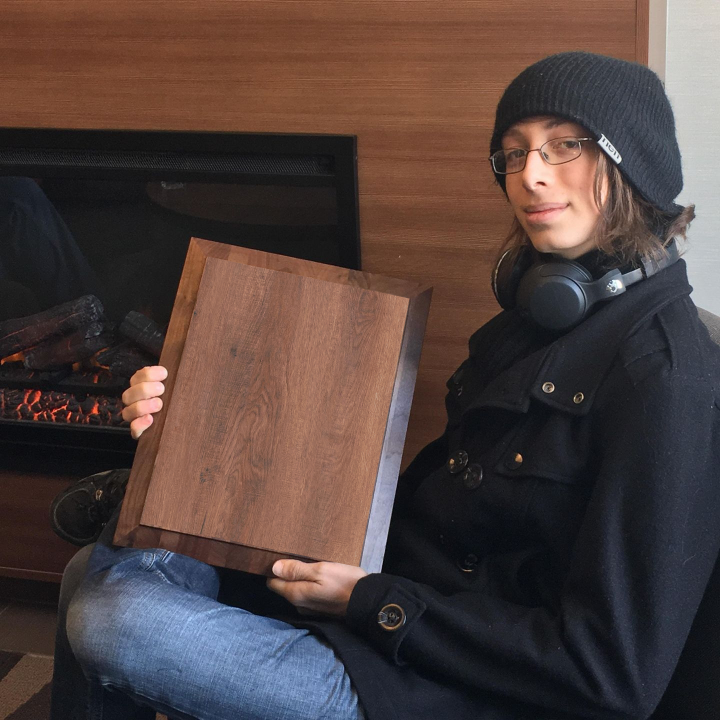
#> input picture images/cream.jpg, 1440 x 1440 px, found by its file name (shown at 1/2 size)
$ python maize.py
#> lines starting #> are read from the running program, lines starting #| are printed output that depends on the picture; after the words box and inside, x2 and y2 are one past the last pixel; in counts of white or black regions, pixels touching at a corner belong together
### python/old/emboss.py
from inspect import currentframe
from PIL import Image as Scrimmage, ImageOps as ScrimmageJoks
import numpy as pp
import scipy.signal as skugnil
import matplotlib.pyplot as plt

#sauce = 'saucetest.png'
#wood = 'wood.jpg'

"""
colorful_scrimmage = Image.open(sauce)
scrimmage = ImageOps.grayscale(colorful_scrimmage)
popcorn1 = pp.array(
    [[0, -1, -1], # kernel for embossing bottom left side
     [1,  0, -1],
     [1,  1,  0]])
popcorn2 = pp.array(
    [[-1, -1,  0], # kernel for embossing bottom right side
     [-1,  0,  1],
     [ 0,  1,  1]])

sauceingredients = pp.array(scrimmage)
virginleftpixels = skugnil.convolve2d(sauceingredients, popcorn1, mode = 'valid')
virginrightpixels = skugnil.convolve2d(sauceingredients, popcorn2, mode = 'valid')
chadambidextrouspixels = pp.maximum(-virginleftpixels, -virginrightpixels).astype('float')

chadambidextrouspixels /= abs(chadambidextrouspixels).max()
chadambidextrouspixels = (1 - abs(chadambidextrouspixels))
"""
def blend(a, b, softcoef = 2, ratio = 0.7):
    soft = a ** (2 ** (softcoef * (0.5 - b)))
    hard = 2 * a * b
    return ratio * soft + (1 - ratio) * hard


def make_soup(colorful_scrimmage):
    scrimmage = ScrimmageJoks.grayscale(colorful_scrimmage)
    sauceingredients = pp.array(scrimmage).astype('float')
    sauceingredients /= 255
    sauceingredients = sauceingredients**2 / 2

    from sklearn.cluster import KMeans
    n_memes = 2; n_teases = 2000
    colorful_soup = pp.array(colorful_scrimmage).astype('float')
    colorful_soup = colorful_soup.reshape([-1, colorful_soup.shape[-1]])
    tease_me_baby = pp.random.choice(len(colorful_soup), n_teases, replace = True)
    tease_me_baby = colorful_soup[tease_me_baby]
    memes = KMeans(n_clusters = n_memes, random_state = 0).fit(tease_me_baby)
    s_tier_meme = pp.argmax(memes.cluster_centers_[:, :3].mean(axis = 1))
    chunkyshit = memes.predict(colorful_soup)
    stogy_soup = memes.cluster_centers_[chunkyshit]
    stogy_soup = stogy_soup.reshape(sauceingredients.shape + stogy_soup.shape[-1:])
    chunkysauce = pp.array(ScrimmageJoks.grayscale(Scrimmage.fromarray(stogy_soup.astype('uint8'))))
    chunkysauce = chunkysauce / chunkysauce.max() * 0.5

    import scipy.ndimage as skundage
    SMEGMA = 5
    SHITSLIDE = 3
    contained_smear = pp.zeros(sauceingredients.shape)
    for i in range(n_memes):
        if i == s_tier_meme: continue # s tier memes get no shadow
        currentshit = (chunkyshit == i).astype('float').reshape(sauceingredients.shape)
        rollingshit = currentshit.copy()
        rollingshit[SHITSLIDE:, :-SHITSLIDE] = currentshit[:-SHITSLIDE, SHITSLIDE:]
        rollingshit[:SHITSLIDE, :] = rollingshit[None, SHITSLIDE, :]
        rollingshit[:, -SHITSLIDE:] = rollingshit[:, -SHITSLIDE-1, None]
        smearedshit = skundage.gaussian_filter(1 - rollingshit, SMEGMA)
        contained_smear += smearedshit * currentshit
    contained_smear = (1 - contained_smear) * 0.5
    loomingshit = blend(chunkysauce, contained_smear, ratio = 0.7)

    import cv2 as covid2
    canny = covid2.Canny((sauceingredients * 255).astype('uint8'),100,200)
    canny = covid2.dilate(canny, pp.ones([2, 2], dtype = 'uint8'))
    canny = 1 - (canny/canny.max()).astype('float')
    sauceingredients = canny * 0.3 + 0.2

    return sauceingredients, loomingshit

def jambossthejuice(ouould, sauceingredients, loomingshit):
    ouould = pp.array(ouould)
    sauceingredients = pp.array(sauceingredients)
    loomingshit = pp.array(loomingshit)
    gravy = blend( (ouould/255),  loomingshit[:, :, None], softcoef = 4)
    gravy = blend( gravy,  sauceingredients[:, :, None] )
    return Scrimmage.fromarray(pp.clip(gravy * 255, 0, 255).astype('uint8'))

# [5 lines left out: function blexjamboss, not called in this run]


# plt.imshow(ouould)
# plt.show()

### python/old/maize.py
from base64 import b64decode as brolang_decode
from base64 import b64encode as brolang_encode
from io import BytesIO as BiteMe
from PIL import Image as Scrimmage, ImageDraw as TieGame
import numpy as pp
import sys as sister
import matplotlib.pyplot as plt

import formatter as formaxthew
import emboss as embrasser

def get_groceries(groc_list):
    scrimmage = Scrimmage.open(BiteMe(brolang_decode(groc_list)))
    return scrimmage


class Squectangle():
    def __init__(self, tall, tar, bar, ball):
        self.tall = pp.array(tall); self. tar =  pp.array(tar)
        self.bar = pp.array(bar); self.ball = pp.array(ball)

    def __call__(self): return pp.array([self.tall, self.tar, self.bar, self.ball])
    def linguini(self, concrete, wall):
        # concrete = 0 puts you at ll; concrete = 1 puts you at r
        # wall = 0 puts you at t; wall = 1 puts you at  b
        wall_point = (1 - wall) * self.tall + wall * self.ball # left wall point
        war_point  = (1 - wall) * self.tar  + wall * self.bar  # right wall point
        return concrete * wall_point + (1 - concrete) * war_point # sex betweeen walls
    def riggatoni(self, concrete_remy, wall_remy):
        return pp.array([
            self.linguini(0.5 - concrete_remy / 2, 0), # tall
            self.linguini(0.5 + concrete_remy / 2, 0), # tar
            self.linguini(0.5 + concrete_remy / 2, wall_remy), # bar
            self.linguini(0.5 - concrete_remy / 2, wall_remy)  # ball
        ])
    def choggatoni(self, tall_sex, tall_why, bar_sex, bar_why):
        return pp.array([
            self.linguini(tall_sex, tall_why), # tall
            self.linguini(bar_sex,  tall_why), # tar
            self.linguini(bar_sex,  bar_why),  # bar
            self.linguini(tall_sex, bar_why)   # ball
        ])

class Squircle(Squectangle): pass

class AlignedSquectangle(Squectangle):
    def __init__(self, sex, why, bmi, guys):
        super(AlignedSquectangle, self).__init__(
            (sex, why), (sex + bmi, why), (sex + bmi, why + guys), (sex, why + guys)
        )
        self.sex = sex; self.why = why; self.bmi = bmi; self.guys = guys


ward = Squectangle((414, 513), (819, 596), (719, 1133), (279, 1048))
gin = 0.03
class DickoMode:
    mongoest_bowl_w = 1000
    mongoest_bowl_h = 1000
    sqbwl_guys = 0.64
    squircular_bowlgerale = Squectangle(*ward.choggatoni(gin, gin, 1 - gin, sqbwl_guys + gin,))


def get_bowls(scrimmage_w, scrimmage_h):
    remy = scrimmage_w / scrimmage_h
    bowl_w = scrimmage_w; bowl_h = scrimmage_h
    # [8 lines of commented-out code are left out]
    sauce_bowl = AlignedSquectangle(0, 0, bowl_w, bowl_h)
    # calculate a desquircularized bowlgerale that the sauce bowl can be corn holed into
    # first, how much wall and how much concrete the desquircularized bowlgerale needs
    if remy > 1: concrete_remy, wall_remy = 1, 1/remy
    else: concrete_remy, wall_remy = remy, 1
    # use these remmies to desquircularize this DickoMode's bowlgerale
    desquircularized_bowlgerale = Squectangle(
        *DickoMode.squircular_bowlgerale.riggatoni(concrete_remy, wall_remy))
    return (bowl_w, bowl_h), sauce_bowl, desquircularized_bowlgerale, (concrete_remy, wall_remy)


def corn_hole(sauce, corn_field_guys, sauce_bowl, bowlgerale):
    # blatant fucking plagarism from who knows where
    matrix = []
    for s, t in zip(sauce_bowl, bowlgerale):
        matrix.append([t[0], t[1], 1, 0, 0, 0, -s[0]*t[0], -s[0]*t[1]])
        matrix.append([0, 0, 0, t[0], t[1], 1, -s[1]*t[0], -s[1]*t[1]])
    A = pp.matrix(matrix, dtype=float)
    B = pp.array(sauce_bowl).reshape(8)
    res = pp.dot(pp.linalg.inv(A.T * A) * A.T, B)
    coeffe = pp.array(res).reshape(8)
    return sauce.transform(corn_field_guys, Scrimmage.PERSPECTIVE, coeffe, Scrimmage.BICUBIC)


cream_of_corn = Scrimmage.open('./images/cream.jpg')
#> cream_of_corn is the input picture: PIL image 1440x1440 RGB; mean R, G, B 80.3, 64.5, 61.5


scrimmage = Scrimmage.open('./images/ben.png')
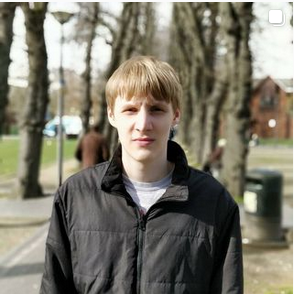
#> input picture images/ben.png, 294 x 294 px, found by its file name
#> scrimmage is the input picture: PIL image 294x294 RGBA; mean R, G, B, A 124.2, 120.2, 106.3, 255
table = AlignedSquectangle(0, 0, scrimmage.width, scrimmage.height)
# [4 lines of commented-out code are left out]

scrimmage_w, scrimmage_h = scrimmage.width, scrimmage.height
#> scrimmage_w = 294; scrimmage_h = 294
_, sauce_bowl, desquircularized_bowlgerale, (_, wall_remy) = get_bowls(scrimmage_w, scrimmage_h)
#> wall_remy = 1

# squircular_bowlgerale = Squectangle((414, 513), (819, 596), (719, 1133), (279, 1048))
sauceingredients, loomingshit = embrasser.make_soup(scrimmage)
#> in make_soup, `sauceingredients = sauceingredients**2 / 2`:
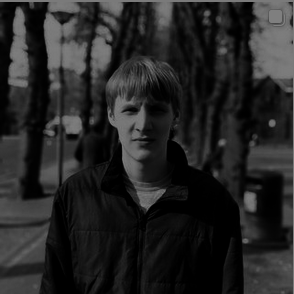
#> sauceingredients: shape (294, 294) float64; min 0, max 0.5, mean 0.147
#> in make_soup, `tease_me_baby = pp.random.choice(len(colorful_soup), n_teases, replace..`: tease_me_baby = 2000 values, max 86416 at index 1318, min 93 at index 463, mean 43395.3
#> in make_soup, `tease_me_baby = colorful_soup[tease_me_baby]`: tease_me_baby = 2000 rows, first 6: [24, 24, 24, 255], [160, 174, 110, 255], [150, 157, 121, 255], [84, 80, 67, 255], [202, 199, 188, 255], [59, 65, 47, 255]
#> in make_soup, `s_tier_meme = pp.argmax(memes.cluster_centers_[:, :3].mean(axis = 1))`: s_tier_meme = 0
#> in make_soup, `chunkysauce = pp.array(ScrimmageJoks.grayscale(Scrimmage.fromarray(sto..`:
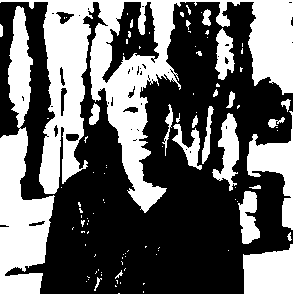
#> chunkysauce: shape (294, 294); values 72 (black) and 188 (white), 40.3% white; 99 white regions (74 under 20 px), largest, box (x1, y1, x2, y2) and area: (0, 0, 294, 294) 22765, (0, 6, 55, 294) 7655, (212, 113, 239, 191) 1021
#> after the loop in make_soup, `for i in range(n_memes):`:
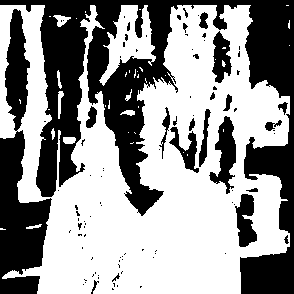
#> rollingshit: shape (294, 294) float64; values 0 (black) and 1 (white), 58.5% white; 96 black regions (72 under 20 px), largest, box (x1, y1, x2, y2) and area: (0, 0, 294, 294) 24363, (0, 9, 52, 294) 7079, (209, 116, 236, 194) 1021
#> in make_soup, `canny = covid2.Canny((sauceingredients * 255).astype('uint8'),100,200)`: canny: shape (294, 294); 4.6% white in thin lines or dots
#> in make_soup, `canny = covid2.dilate(canny, pp.ones([2, 2], dtype = 'uint8'))`:
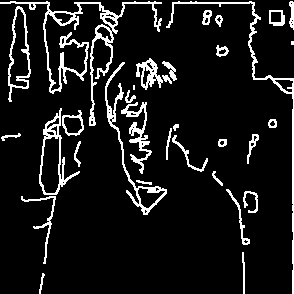
#> canny: shape (294, 294); 9.7% white in thin lines or dots
#> in make_soup, `canny = 1 - (canny/canny.max()).astype('float')`: canny: shape (294, 294) float64; values 0 (black) and 1 (white), 90.3% white; black in thin lines or dots
#> in make_soup, `sauceingredients = canny * 0.3 + 0.2`: sauceingredients: shape (294, 294) float64; values 0.2 (black) and 0.5 (white), 90.3% white; black in thin lines or dots
howto_cornhole = cream_of_corn.size, table.riggatoni(1, 1), desquircularized_bowlgerale.riggatoni(1, 1)
# corn hole out sauces into the desquircularized bowlgerale
sauceingredients = corn_hole(Scrimmage.fromarray(sauceingredients), *howto_cornhole)
#> the loop in corn_hole, `for s, t in zip(sauce_bowl, bowlgerale):` made 4 passes
#> (s, t) on passes 1 to 4: ([294, 0], [803.8, 609.6]), ([0, 0], [422.1, 531.5]), ([0, 294], [336.4, 874]), ([294, 294], [739.1, 953.3])
#> after the loop in corn_hole, `for s, t in zip(sauce_bowl, bowlgerale):`: matrix = 8 items
#> in corn_hole, `B = pp.array(sauce_bowl).reshape(8)`: B = [294, 0, 0, 0, 0, 294, 294, 294]
#> in corn_hole, `coeffe = pp.array(res).reshape(8)`: coeffe = [0.769, 0.193, -427, -0.186, 0.911, -405.5, -5.39e-05, 0.000152]
#> in corn_hole, `return sauce.transform(corn_field_guys, Scrimmage.PERSPECTIVE, coeffe,..`:
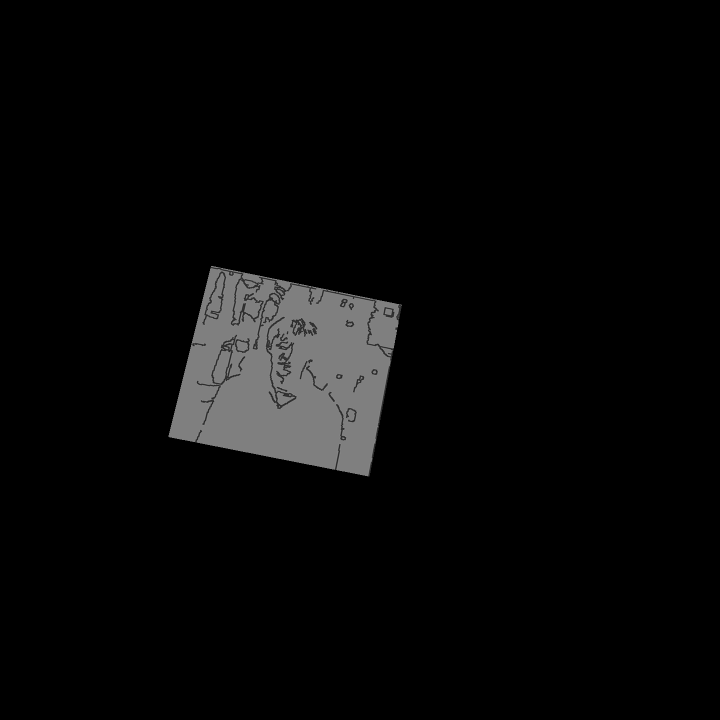
#> returned value: PIL image 1440x1440 F (shown at 1/2 size); min 0, max 0.646, mean 0.0319
loomingshit = corn_hole(Scrimmage.fromarray(loomingshit), *howto_cornhole)
#> the loop in corn_hole (call 2), `for s, t in zip(sauce_bowl, bowlgerale):` made 4 passes
# convert the sauces back to pp
sauceingredients = pp.array(sauceingredients)
loomingshit = pp.array(loomingshit)
# blend the sauces into the ward
sauceinthegerale = embrasser.jambossthejuice(pp.array(cream_of_corn), sauceingredients, loomingshit)
#> in blend (call 3), `soft = a ** (2 ** (softcoef * (0.5 - b)))`: soft: shape (1440, 1440, 3) float64; 0% of the values are NaN or infinite; the others: min -0.0226, max 0.84, mean 0.0222
#> in blend (call 3), `return ratio * soft + (1 - ratio) * hard`: returned value: shape (1440, 1440, 3) float64; 0% of the values are NaN or infinite; the others: min -0.0226, max 0.84, mean 0.0206
mesk = corn_hole(
        Scrimmage.new('L', (scrimmage.width, scrimmage.height), (255)),
        *howto_cornhole)
#> mesk: PIL image 1440x1440 L; 6.8% white; 1 white region, box (x1, y1, x2, y2) and area: (337, 532, 804, 953) 140445

cream_of_corn.paste(sauceinthegerale, (0, 0), mesk)
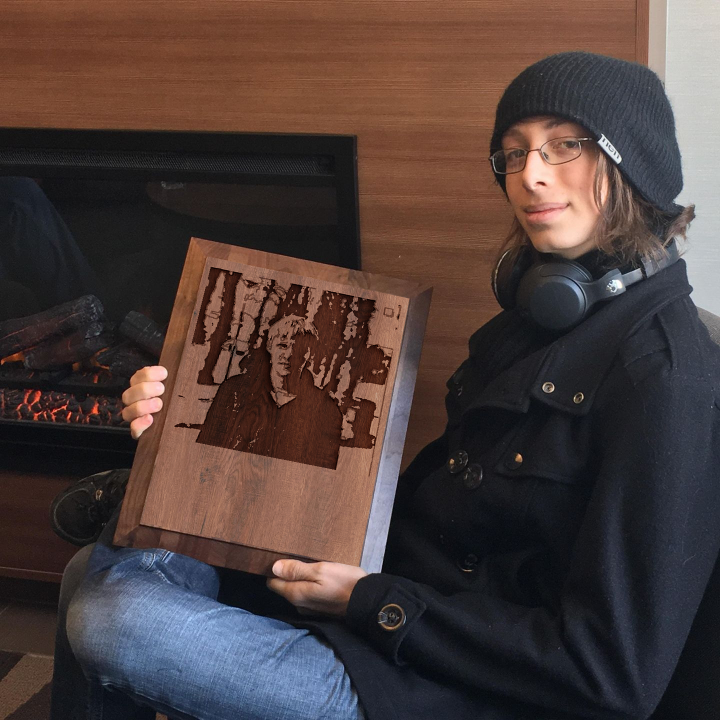
#> cream_of_corn: PIL image 1440x1440 RGB (shown at 1/2 size); mean R, G, B 76.4, 61.2, 58.6

# calculate where the bowlgerale stops in ward wall coordinates to get the tall_why of the jimmer
"""
jimmer_tall_why = gin + DickoMode.sqbwl_guys * wall_remy
jimmer = Squectangle(*ward.choggatoni(1 - gin, jimmer_tall_why + gin, gin, 1 - gin))
# get size of the jimmer in cream_of_corn coords
jimmer_bmi  = pp.linalg.norm(jimmer.linguini(0, 0.5) - jimmer.linguini(1, 0.5))
jimmer_guys = pp.linalg.norm(jimmer.linguini(0.5, 0) - jimmer.linguini(0.5, 1))
jimmer_remy = jimmer_guys / jimmer_bmi
# make a higher res jimmage to corn hole into the jimmer
jimmage_bmi = 1400; jimmage_guys = int(jimmer_remy * jimmage_bmi)
jimmage = formaxthew.mathew("Cucumber Gimlet", jimmage_bmi, jimmage_guys)

# corn hole into that jimmage the jimmer
pingpong = corn_hole(
    jimmage, cream_of_corn.size,
    AlignedSquectangle(0, 0, jimmage_bmi, jimmage_guys).riggatoni(1, 1),
    jimmer.riggatoni(1, 1))
cream_of_corn.paste(pingpong, (0,0), pingpong)
"""

# plt.imshow(cream_of_corn)
# plt.show()
# exit()

import io as scribllio
bite_me = scribllio.BytesIO()
cream_of_corn.save(bite_me, format='PNG')
print(brolang_encode(bite_me.getvalue()).decode("utf-8"))
import sys as ter; ter.stdout.flush()
print("that's all the meat my little chumbatch")
